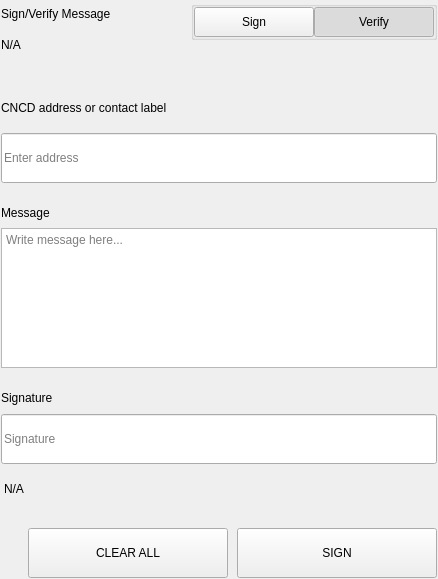
<?xml version="1.0" encoding="UTF-8"?>
<ui version="4.0">
 <class>SettingsSignMessageWidgets</class>
 <widget class="QWidget" name="SettingsSignMessageWidgets">
  <property name="geometry">
   <rect>
    <x>0</x>
    <y>0</y>
    <width>438</width>
    <height>579</height>
   </rect>
  </property>
  <property name="windowTitle">
   <string>Form</string>
  </property>
  <layout class="QVBoxLayout" name="verticalLayout">
   <property name="spacing">
    <number>0</number>
   </property>
   <property name="leftMargin">
    <number>0</number>
   </property>
   <property name="topMargin">
    <number>0</number>
   </property>
   <property name="rightMargin">
    <number>0</number>
   </property>
   <property name="bottomMargin">
    <number>0</number>
   </property>
   <item>
    <widget class="QWidget" name="left" native="true">
     <layout class="QVBoxLayout" name="verticalLayout_3">
      <property name="leftMargin">
       <number>0</number>
      </property>
      <property name="topMargin">
       <number>0</number>
      </property>
      <property name="rightMargin">
       <number>0</number>
      </property>
      <property name="bottomMargin">
       <number>0</number>
      </property>
      <item>
       <widget class="QWidget" name="container_sign" native="true">
        <layout class="QVBoxLayout" name="verticalLayout_2">
         <property name="spacing">
          <number>0</number>
         </property>
         <property name="leftMargin">
          <number>1</number>
         </property>
         <property name="topMargin">
          <number>1</number>
         </property>
         <property name="rightMargin">
          <number>1</number>
         </property>
         <property name="bottomMargin">
          <number>1</number>
         </property>
         <item>
          <layout class="QHBoxLayout" name="horizontalLayout_3" stretch="3,1">
           <property name="spacing">
            <number>40</number>
           </property>
           <item>
            <layout class="QVBoxLayout" name="verticalLayoutTitle">
             <property name="spacing">
              <number>5</number>
             </property>
             <item>
              <widget class="QLabel" name="labelTitle">
               <property name="text">
                <string>Sign/Verify Message</string>
               </property>
              </widget>
             </item>
             <item>
              <widget class="QLabel" name="labelSubtitle1">
               <property name="text">
                <string notr="true">N/A</string>
               </property>
               <property name="wordWrap">
                <bool>true</bool>
               </property>
              </widget>
             </item>
            </layout>
           </item>
           <item alignment="Qt::AlignRight|Qt::AlignTop">
            <widget class="QWidget" name="containerSwitch" native="true">
             <property name="styleSheet">
              <string notr="true">#containerSwitch{
	padding-top:9px;
}</string>
             </property>
             <layout class="QVBoxLayout" name="verticalLayout_6">
              <property name="spacing">
               <number>4</number>
              </property>
              <property name="leftMargin">
               <number>0</number>
              </property>
              <property name="topMargin">
               <number>0</number>
              </property>
              <property name="rightMargin">
               <number>0</number>
              </property>
              <property name="bottomMargin">
               <number>0</number>
              </property>
              <item alignment="Qt::AlignRight">
               <widget class="QGroupBox" name="groupBox">
                <property name="sizePolicy">
                 <sizepolicy hsizetype="Fixed" vsizetype="Preferred">
                  <horstretch>0</horstretch>
                  <verstretch>0</verstretch>
                 </sizepolicy>
                </property>
                <property name="title">
                 <string/>
                </property>
                <property name="alignment">
                 <set>Qt::AlignRight|Qt::AlignTop|Qt::AlignTrailing</set>
                </property>
                <layout class="QHBoxLayout" name="horizontalLayout_4">
                 <property name="spacing">
                  <number>0</number>
                 </property>
                 <property name="leftMargin">
                  <number>0</number>
                 </property>
                 <property name="topMargin">
                  <number>0</number>
                 </property>
                 <property name="rightMargin">
                  <number>0</number>
                 </property>
                 <property name="bottomMargin">
                  <number>0</number>
                 </property>
                 <item>
                  <widget class="QPushButton" name="pushSign">
                   <property name="minimumSize">
                    <size>
                     <width>120</width>
                     <height>30</height>
                    </size>
                   </property>
                   <property name="maximumSize">
                    <size>
                     <width>120</width>
                     <height>30</height>
                    </size>
                   </property>
                   <property name="focusPolicy">
                    <enum>Qt::NoFocus</enum>
                   </property>
                   <property name="text">
                    <string>Sign</string>
                   </property>
                   <property name="checkable">
                    <bool>true</bool>
                   </property>
                   <property name="autoExclusive">
                    <bool>true</bool>
                   </property>
                  </widget>
                 </item>
                 <item>
                  <widget class="QPushButton" name="pushVerify">
                   <property name="minimumSize">
                    <size>
                     <width>120</width>
                     <height>30</height>
                    </size>
                   </property>
                   <property name="maximumSize">
                    <size>
                     <width>120</width>
                     <height>30</height>
                    </size>
                   </property>
                   <property name="focusPolicy">
                    <enum>Qt::NoFocus</enum>
                   </property>
                   <property name="text">
                    <string>Verify</string>
                   </property>
                   <property name="checkable">
                    <bool>true</bool>
                   </property>
                   <property name="checked">
                    <bool>true</bool>
                   </property>
                   <property name="autoExclusive">
                    <bool>true</bool>
                   </property>
                  </widget>
                 </item>
                </layout>
               </widget>
              </item>
              <item alignment="Qt::AlignHCenter|Qt::AlignTop">
               <widget class="QLabel" name="labelSubtitleSwitch">
                <property name="text">
                 <string/>
                </property>
                <property name="alignment">
                 <set>Qt::AlignRight|Qt::AlignTrailing|Qt::AlignVCenter</set>
                </property>
               </widget>
              </item>
             </layout>
            </widget>
           </item>
          </layout>
         </item>
         <item>
          <spacer name="verticalSpacer_2">
           <property name="orientation">
            <enum>Qt::Vertical</enum>
           </property>
           <property name="sizeType">
            <enum>QSizePolicy::Fixed</enum>
           </property>
           <property name="sizeHint" stdset="0">
            <size>
             <width>20</width>
             <height>40</height>
            </size>
           </property>
          </spacer>
         </item>
         <item>
          <widget class="QWidget" name="containerAddress" native="true">
           <property name="sizePolicy">
            <sizepolicy hsizetype="Preferred" vsizetype="Fixed">
             <horstretch>0</horstretch>
             <verstretch>0</verstretch>
            </sizepolicy>
           </property>
           <layout class="QVBoxLayout" name="verticalLayout_5" stretch="0,0">
            <property name="spacing">
             <number>15</number>
            </property>
            <property name="leftMargin">
             <number>0</number>
            </property>
            <property name="topMargin">
             <number>0</number>
            </property>
            <property name="rightMargin">
             <number>0</number>
            </property>
            <property name="bottomMargin">
             <number>0</number>
            </property>
            <item>
             <widget class="QLabel" name="labelSubtitleAddress">
              <property name="minimumSize">
               <size>
                <width>0</width>
                <height>20</height>
               </size>
              </property>
              <property name="maximumSize">
               <size>
                <width>16777215</width>
                <height>20</height>
               </size>
              </property>
              <property name="text">
               <string>CNCD address or contact label</string>
              </property>
             </widget>
            </item>
            <item>
             <widget class="QLineEdit" name="addressIn_SM">
              <property name="minimumSize">
               <size>
                <width>0</width>
                <height>50</height>
               </size>
              </property>
              <property name="maximumSize">
               <size>
                <width>16777215</width>
                <height>50</height>
               </size>
              </property>
              <property name="placeholderText">
               <string>Enter address</string>
              </property>
             </widget>
            </item>
           </layout>
          </widget>
         </item>
         <item>
          <spacer name="verticalSpacer_3">
           <property name="orientation">
            <enum>Qt::Vertical</enum>
           </property>
           <property name="sizeType">
            <enum>QSizePolicy::Fixed</enum>
           </property>
           <property name="sizeHint" stdset="0">
            <size>
             <width>20</width>
             <height>20</height>
            </size>
           </property>
          </spacer>
         </item>
         <item>
          <layout class="QVBoxLayout" name="verticalLayout_9">
           <property name="spacing">
            <number>5</number>
           </property>
           <item>
            <widget class="QLabel" name="labelSubtitleMessage">
             <property name="minimumSize">
              <size>
               <width>0</width>
               <height>20</height>
              </size>
             </property>
             <property name="maximumSize">
              <size>
               <width>16777215</width>
               <height>20</height>
              </size>
             </property>
             <property name="text">
              <string>Message</string>
             </property>
            </widget>
           </item>
           <item>
            <widget class="QPlainTextEdit" name="messageIn_SM">
             <property name="minimumSize">
              <size>
               <width>0</width>
               <height>140</height>
              </size>
             </property>
             <property name="maximumSize">
              <size>
               <width>16777215</width>
               <height>140</height>
              </size>
             </property>
             <property name="placeholderText">
              <string>Write message here...</string>
             </property>
            </widget>
           </item>
          </layout>
         </item>
         <item>
          <spacer name="verticalSpacer_4">
           <property name="orientation">
            <enum>Qt::Vertical</enum>
           </property>
           <property name="sizeType">
            <enum>QSizePolicy::Fixed</enum>
           </property>
           <property name="sizeHint" stdset="0">
            <size>
             <width>20</width>
             <height>20</height>
            </size>
           </property>
          </spacer>
         </item>
         <item>
          <widget class="QWidget" name="widget" native="true">
           <property name="minimumSize">
            <size>
             <width>0</width>
             <height>75</height>
            </size>
           </property>
           <property name="maximumSize">
            <size>
             <width>16777215</width>
             <height>16777215</height>
            </size>
           </property>
           <layout class="QVBoxLayout" name="verticalLayout_4">
            <property name="leftMargin">
             <number>0</number>
            </property>
            <property name="topMargin">
             <number>0</number>
            </property>
            <property name="rightMargin">
             <number>0</number>
            </property>
            <property name="bottomMargin">
             <number>0</number>
            </property>
            <item>
             <widget class="QLabel" name="labelSubtitleSignature">
              <property name="minimumSize">
               <size>
                <width>0</width>
                <height>20</height>
               </size>
              </property>
              <property name="maximumSize">
               <size>
                <width>16777215</width>
                <height>20</height>
               </size>
              </property>
              <property name="text">
               <string>Signature</string>
              </property>
             </widget>
            </item>
            <item>
             <widget class="QLineEdit" name="signatureOut_SM">
              <property name="minimumSize">
               <size>
                <width>0</width>
                <height>50</height>
               </size>
              </property>
              <property name="placeholderText">
               <string>Signature</string>
              </property>
             </widget>
            </item>
           </layout>
          </widget>
         </item>
         <item>
          <widget class="QLabel" name="statusLabel_SM">
           <property name="styleSheet">
            <string notr="true">padding-top:5px;</string>
           </property>
           <property name="text">
            <string notr="true">N/A</string>
           </property>
          </widget>
         </item>
         <item>
          <spacer name="verticalSpacer">
           <property name="orientation">
            <enum>Qt::Vertical</enum>
           </property>
           <property name="sizeType">
            <enum>QSizePolicy::Fixed</enum>
           </property>
           <property name="sizeHint" stdset="0">
            <size>
             <width>20</width>
             <height>20</height>
            </size>
           </property>
          </spacer>
         </item>
         <item>
          <layout class="QHBoxLayout" name="horizontalLayout_7">
           <property name="spacing">
            <number>9</number>
           </property>
           <item>
            <spacer name="horizontalSpacer_5">
             <property name="orientation">
              <enum>Qt::Horizontal</enum>
             </property>
             <property name="sizeType">
              <enum>QSizePolicy::Expanding</enum>
             </property>
             <property name="sizeHint" stdset="0">
              <size>
               <width>40</width>
               <height>20</height>
              </size>
             </property>
            </spacer>
           </item>
           <item>
            <widget class="QPushButton" name="pushButtonClear">
             <property name="minimumSize">
              <size>
               <width>200</width>
               <height>50</height>
              </size>
             </property>
             <property name="focusPolicy">
              <enum>Qt::NoFocus</enum>
             </property>
             <property name="text">
              <string>CLEAR ALL</string>
             </property>
            </widget>
           </item>
           <item>
            <widget class="QPushButton" name="pushButtonSave">
             <property name="minimumSize">
              <size>
               <width>200</width>
               <height>50</height>
              </size>
             </property>
             <property name="maximumSize">
              <size>
               <width>200</width>
               <height>50</height>
              </size>
             </property>
             <property name="focusPolicy">
              <enum>Qt::NoFocus</enum>
             </property>
             <property name="text">
              <string>SIGN</string>
             </property>
            </widget>
           </item>
          </layout>
         </item>
        </layout>
       </widget>
      </item>
     </layout>
    </widget>
   </item>
  </layout>
 </widget>
 <resources/>
 <connections/>
</ui>
